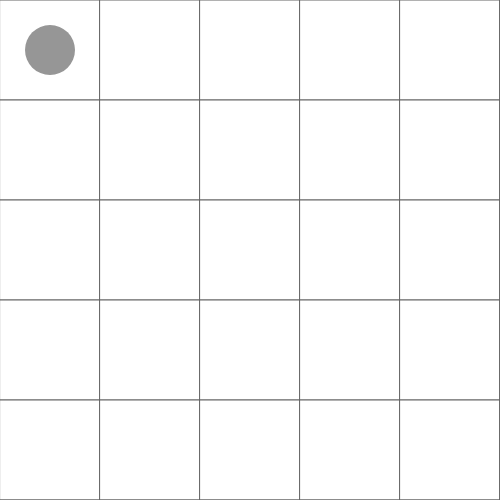
Frame 1 (no input)
Frame 60 (no input): identical to frame 1, image omitted
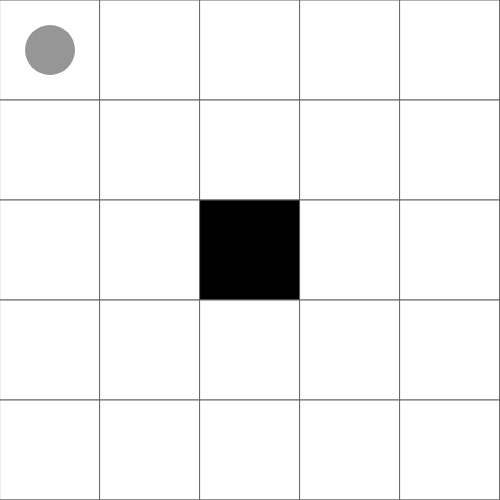
Frame 120 (the mouse pressed at the canvas centre since frame 60)

The p5.js sketch that drew these frames (run headless with seeded random() and noise() and a simulated clock; from frame 60 on, the mouse is pressed at the canvas centre):

// p5.js sketch
// ── sketch.js
// Eva Philips
// April 11, 2019
// Nature of Code, Week 10: Final Project Testing

//variables
let tiles = [];
let tileSize = 100;
let agent;

function setup() {
  // canvas setup
  createCanvas(500, 500);

  // create grid of tiles
  let y = tileSize/2;
  for(let j=0; j<height/(tileSize/2); j++){
    let x = tileSize/2;
    for(let i=0; i<width/(tileSize/2); i++){
        tiles.push(new Tile(x, y, tileSize));
        x += tileSize;
    }
    y += tileSize;
  }

  // create the agent
  agent = new Agent(tileSize/2, tileSize/2, tileSize);
}

function draw() {
  // canvas setup
  background(220);

  // show the tiles
  for(let i=0; i<tiles.length; i++){
      tiles[i].display();
  }

  // show the agent
  agent.display();
}

// trigger the clicked function inside the tiles class when the mouse is pressed
function mousePressed(){
  for(let i=0; i<tiles.length; i++){
    tiles[i].clicked(mouseX, mouseY);
  }
}

// trigger the moved function inside the agent class when an arrow is pressed
function keyPressed(){
  if(keyCode == UP_ARROW){  // move up with up arrow
    let dir = 0;
    agent.moved(dir)
  }
  if(keyCode == RIGHT_ARROW){  // move right with right arrow
    let dir = 1;
    agent.moved(dir)
  }
  if(keyCode == DOWN_ARROW){  // move down with down arrow
    let dir = 2;
    agent.moved(dir)
  }
  if(keyCode == LEFT_ARROW){  // move left with left arrow
    let dir = 3;
    agent.moved(dir)
  }
}


// ── Agent.js
// defining the Agent class

class Agent{
    constructor(x, y, tileSize){
      this.x = x;
      this.y = y;
      this.r = tileSize/2;
      this.tileSize = tileSize;
      this.col = 150;
    }
  
    display(){

        if(this.x == width-tileSize/2 && this.y == height-tileSize/2){
            this.col = 0;
        }else{
            this.col = 150;
        }
        
        noStroke();
        fill(this.col);
        ellipse(this.x, this.y, this.r)

      
  
    }

    moved(dir){
        if(dir == 0){  // move up
            this.y -= this.tileSize;
        }
        if(dir == 1){  // move right
            this.x += this.tileSize;
        }
        if(dir == 2){  // move down
            this.y += this.tileSize;
        }
        if(dir == 3){  // move left
            this.x -= this.tileSize;
        }
    }
  }
// ── Tile.js
// defining the Tile class


class Tile{
    constructor(x, y, tileSize){
      this.x = x;
      this.y = y;
      this.s = tileSize;
      this.col = 255;
    }
  
    // display the tile
    display(){
        rectMode(CENTER);
        fill(this.col);
        stroke(100);
        rect(this.x, this.y, this.s, this.s);
    }
  
    // actions when the mouse is clicked
    clicked(posX, posY){
      // when the mouse was clicked inside the tile
      if(posX>this.x-this.s/2 && posX<this.x+this.s/2){
        if(posY>this.y-this.s/2 && posY<this.y+this.s/2){
          if(this.col == 255){ // when the tile is white, make it black
            this.col = 0;
          }else{ // when the tile is black, make it white
            this.col = 255;
          }
        }
      }
  
    }
  
  }
